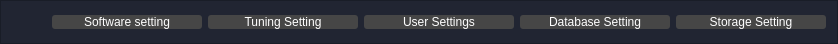
              <widget class="QFrame" name="frame_settin2">
               <property name="minimumSize">
                <size>
                 <width>0</width>
                 <height>0</height>
                </size>
               </property>
               <property name="maximumSize">
                <size>
                 <width>16777215</width>
                 <height>0</height>
                </size>
               </property>
               <property name="styleSheet">
                <string notr="true">background-color: rgb(33, 37, 50);</string>
               </property>
               <property name="frameShape">
                <enum>QFrame::StyledPanel</enum>
               </property>
               <property name="frameShadow">
                <enum>QFrame::Raised</enum>
               </property>
               <layout class="QHBoxLayout" name="horizontalLayout_37">
                <item>
                 <spacer name="horizontalSpacer_8">
                  <property name="orientation">
                   <enum>Qt::Horizontal</enum>
                  </property>
                  <property name="sizeHint" stdset="0">
                   <size>
                    <width>40</width>
                    <height>20</height>
                   </size>
                  </property>
                 </spacer>
                </item>
                <item>
                 <widget class="QPushButton" name="btn_software_setting">
                  <property name="minimumSize">
                   <size>
                    <width>150</width>
                    <height>0</height>
                   </size>
                  </property>
                  <property name="maximumSize">
                   <size>
                    <width>150</width>
                    <height>16777215</height>
                   </size>
                  </property>
                  <property name="cursor">
                   <cursorShape>PointingHandCursor</cursorShape>
                  </property>
                  <property name="styleSheet">
                   <string notr="true">QPushButton {
background-color: rgb(70,70,70);
	color: rgb(255,255,255);
	border: none;

	text-align: center;
	border-radius:3px;

}

QPushButton:hover {
	background-color:  rgb(150,150,150);
    color: rgb(0,0,0);
}</string>
                  </property>
                  <property name="text">
                   <string>Software setting</string>
                  </property>
                 </widget>
                </item>
                <item>
                 <widget class="QPushButton" name="pushButton_9">
                  <property name="minimumSize">
                   <size>
                    <width>150</width>
                    <height>0</height>
                   </size>
                  </property>
                  <property name="maximumSize">
                   <size>
                    <width>150</width>
                    <height>16777215</height>
                   </size>
                  </property>
                  <property name="cursor">
                   <cursorShape>PointingHandCursor</cursorShape>
                  </property>
                  <property name="styleSheet">
                   <string notr="true">QPushButton {
background-color: rgb(70,70,70);
	color: rgb(255,255,255);
	border: none;

	text-align: center;
	border-radius:3px;

}

QPushButton:hover {
	background-color:  rgb(150,150,150);
    color: rgb(0,0,0);
}</string>
                  </property>
                  <property name="text">
                   <string>Tuning Setting</string>
                  </property>
                 </widget>
                </item>
                <item>
                 <widget class="QPushButton" name="pushButton_15">
                  <property name="minimumSize">
                   <size>
                    <width>150</width>
                    <height>0</height>
                   </size>
                  </property>
                  <property name="maximumSize">
                   <size>
                    <width>150</width>
                    <height>16777215</height>
                   </size>
                  </property>
                  <property name="cursor">
                   <cursorShape>PointingHandCursor</cursorShape>
                  </property>
                  <property name="styleSheet">
                   <string notr="true">QPushButton {
background-color: rgb(70,70,70);
	color: rgb(255,255,255);
	border: none;

	text-align: center;
	border-radius:3px;

}

QPushButton:hover {
	background-color:  rgb(150,150,150);
    color: rgb(0,0,0);
}</string>
                  </property>
                  <property name="text">
                   <string>User Settings</string>
                  </property>
                 </widget>
                </item>
                <item>
                 <widget class="QPushButton" name="pushButton_16">
                  <property name="minimumSize">
                   <size>
                    <width>150</width>
                    <height>0</height>
                   </size>
                  </property>
                  <property name="maximumSize">
                   <size>
                    <width>150</width>
                    <height>16777215</height>
                   </size>
                  </property>
                  <property name="cursor">
                   <cursorShape>PointingHandCursor</cursorShape>
                  </property>
                  <property name="styleSheet">
                   <string notr="true">QPushButton {
background-color: rgb(70,70,70);
	color: rgb(255,255,255);
	border: none;

	text-align: center;
	border-radius:3px;

}

QPushButton:hover {
	background-color:  rgb(150,150,150);
    color: rgb(0,0,0);
}</string>
                  </property>
                  <property name="text">
                   <string>Database Setting</string>
                  </property>
                 </widget>
                </item>
                <item>
                 <widget class="QPushButton" name="pushButton_17">
                  <property name="minimumSize">
                   <size>
                    <width>150</width>
                    <height>0</height>
                   </size>
                  </property>
                  <property name="maximumSize">
                   <size>
                    <width>150</width>
                    <height>16777215</height>
                   </size>
                  </property>
                  <property name="cursor">
                   <cursorShape>PointingHandCursor</cursorShape>
                  </property>
                  <property name="styleSheet">
                   <string notr="true">QPushButton {
background-color: rgb(70,70,70);
	color: rgb(255,255,255);
	border: none;

	text-align: center;
	border-radius:3px;

}

QPushButton:hover {
	background-color:  rgb(150,150,150);
    color: rgb(0,0,0);
}</string>
                  </property>
                  <property name="text">
                   <string>Storage Setting</string>
                  </property>
                 </widget>
                </item>
               </layout>
              </widget>
